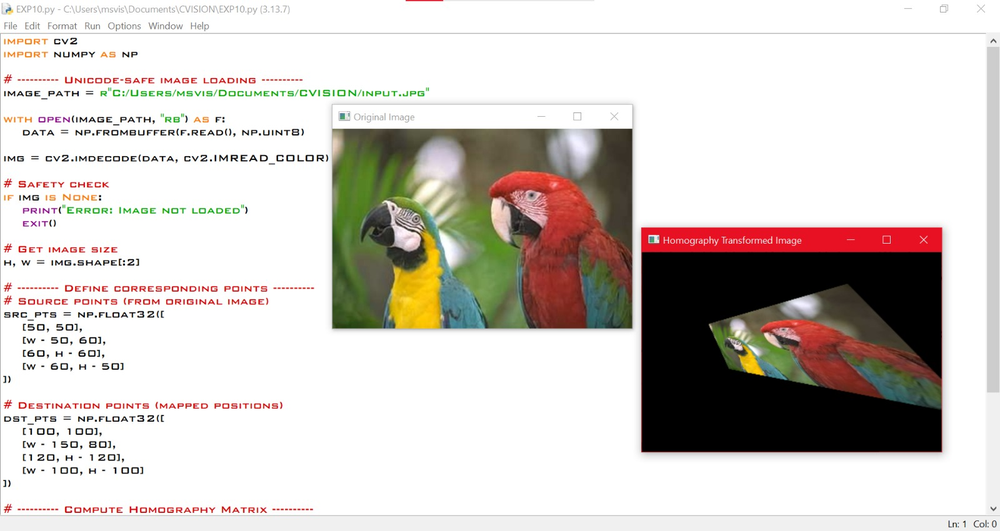
#> input picture EXP10.png, 1000 x 531 px, shrunk from 1600 x 850 before the run, given in place of Clap 2.mp4, which was not available
$ python EXP9.py
#> lines starting #> are read from the running program, lines starting #| are printed output that depends on the picture; after the words box and inside, x2 and y2 are one past the last pixel; in counts of white or black regions, pixels touching at a corner belong together; pictures that were not available may be replaced by others from this repository, and a replacement may not be noted
import cv2
import numpy as np
import matplotlib.pyplot as plt
from matplotlib.animation import FuncAnimation
from matplotlib.patches import Polygon

# ---------- Load video ----------
video_path = r"E:/VK CUTZ/Clap 2.mp4"
cap = cv2.VideoCapture(video_path)

if not cap.isOpened():
    print("Error: Cannot open video")
    exit()

# Read first frame to get dimensions
ret, frame = cap.read()
#> frame is the input picture: shape (531, 1000, 3); mean B, G, R 198.5, 203.2, 209
if not ret:
    print("Error: Cannot read frame")
    exit()

h, w = frame.shape[:2]
#> h = 531; w = 1000

# ---------- Convert first frame to RGB for Matplotlib ----------
frame_rgb = cv2.cvtColor(frame, cv2.COLOR_BGR2RGB)

# ---------- Define source points ----------
pts1 = np.float32([
    [50, 50],        # top-left
    [w - 50, 50],    # top-right
    [50, h - 50],    # bottom-left
    [w - 50, h - 50] # bottom-right
])

# ---------- Define destination points ----------
pts2 = np.float32([
    [100, 100],
    [w - 150, 80],
    [150, h - 100],
    [w - 100, h - 50]
])

# Perspective matrix
perspective_matrix = cv2.getPerspectiveTransform(pts1, pts2)

# Apply transformation to first frame
transformed = cv2.warpPerspective(frame, perspective_matrix, (w, h))
transformed_rgb = cv2.cvtColor(transformed, cv2.COLOR_BGR2RGB)

# ---------- Create Matplotlib Figure ----------
fig, axes = plt.subplots(2, 3, figsize=(16, 10))
fig.suptitle('Perspective Transformation Analysis', fontsize=16, fontweight='bold')

# Plot 1: Original Frame with Source Points
axes[0, 0].imshow(frame_rgb)
axes[0, 0].set_title('1. Original Frame with Source Points', fontsize=11, fontweight='bold')
axes[0, 0].axis('off')

# Draw source points and polygon
for i, (x, y) in enumerate(pts1):
    axes[0, 0].plot(x, y, 'ro', markersize=8, markeredgewidth=2, markeredgecolor='white')
    axes[0, 0].text(x, y-15, f'P{i+1}', color='white', fontsize=10,
                   fontweight='bold', ha='center',
                   bbox=dict(boxstyle='round', facecolor='red', alpha=0.8))

# Draw polygon connecting source points
source_poly = Polygon(pts1, closed=True, fill=False,
                     edgecolor='yellow', linewidth=2, linestyle='--', alpha=0.8)
axes[0, 0].add_patch(source_poly)

# Plot 2: Transformed Frame with Destination Points
axes[0, 1].imshow(transformed_rgb)
axes[0, 1].set_title('2. Transformed Frame with Destination Points', fontsize=11, fontweight='bold')
axes[0, 1].axis('off')

# Draw destination points and polygon
for i, (x, y) in enumerate(pts2):
    axes[0, 1].plot(x, y, 'go', markersize=8, markeredgewidth=2, markeredgecolor='white')
    axes[0, 1].text(x, y-15, f'P{i+1}\'', color='white', fontsize=10,
                   fontweight='bold', ha='center',
                   bbox=dict(boxstyle='round', facecolor='green', alpha=0.8))

# Draw polygon connecting destination points
dest_poly = Polygon(pts2, closed=True, fill=False,
                   edgecolor='cyan', linewidth=2, linestyle='--', alpha=0.8)
axes[0, 1].add_patch(dest_poly)

# Plot 3: Transformation Matrix
ax_matrix = axes[0, 2]
ax_matrix.axis('off')

matrix_info = "Perspective Transformation Matrix:\n\n"
matrix_info += f"[[{perspective_matrix[0,0]:.3f}, {perspective_matrix[0,1]:.3f}, {perspective_matrix[0,2]:.3f}],\n"
matrix_info += f" [{perspective_matrix[1,0]:.3f}, {perspective_matrix[1,1]:.3f}, {perspective_matrix[1,2]:.3f}],\n"
matrix_info += f" [{perspective_matrix[2,0]:.3f}, {perspective_matrix[2,1]:.3f}, {perspective_matrix[2,2]:.3f}]]\n\n"
matrix_info += f"Image Size: {w} × {h}\n\n"
matrix_info += f"Transformation Type:\n3×3 Homography Matrix"

ax_matrix.text(0.1, 0.5, matrix_info, transform=ax_matrix.transAxes,
               fontsize=10, fontfamily='monospace',
               verticalalignment='center',
               bbox=dict(boxstyle='round', facecolor='lightblue', alpha=0.8))

# Plot 4: Side-by-Side Comparison
axes[1, 0].imshow(frame_rgb)
axes[1, 0].set_title('Original', fontsize=11)
axes[1, 0].axis('off')
axes[1, 0].text(0.5, 0.02, f'Corners: {[(int(p[0]), int(p[1])) for p in pts1]}',
                transform=axes[1, 0].transAxes, ha='center', fontsize=9,
                bbox=dict(boxstyle='round', facecolor='white', alpha=0.8))

axes[1, 1].imshow(transformed_rgb)
axes[1, 1].set_title('Transformed', fontsize=11)
axes[1, 1].axis('off')
axes[1, 1].text(0.5, 0.02, f'Corners: {[(int(p[0]), int(p[1])) for p in pts2]}',
                transform=axes[1, 1].transAxes, ha='center', fontsize=9,
                bbox=dict(boxstyle='round', facecolor='white', alpha=0.8))

# Plot 5: Grid Visualization
# Create a grid on original image
grid_size = 10
grid_original = frame_rgb.copy()
grid_transformed = transformed_rgb.copy()

# Draw grid on original
for i in range(0, w, w//grid_size):
    cv2.line(grid_original, (i, 0), (i, h), (255, 0, 0), 1)
#> grid_original: shape (531, 1000, 3); mean R, G, B 209.5, 201.2, 196.6
for j in range(0, h, h//grid_size):
    cv2.line(grid_original, (0, j), (w, j), (255, 0, 0), 1)
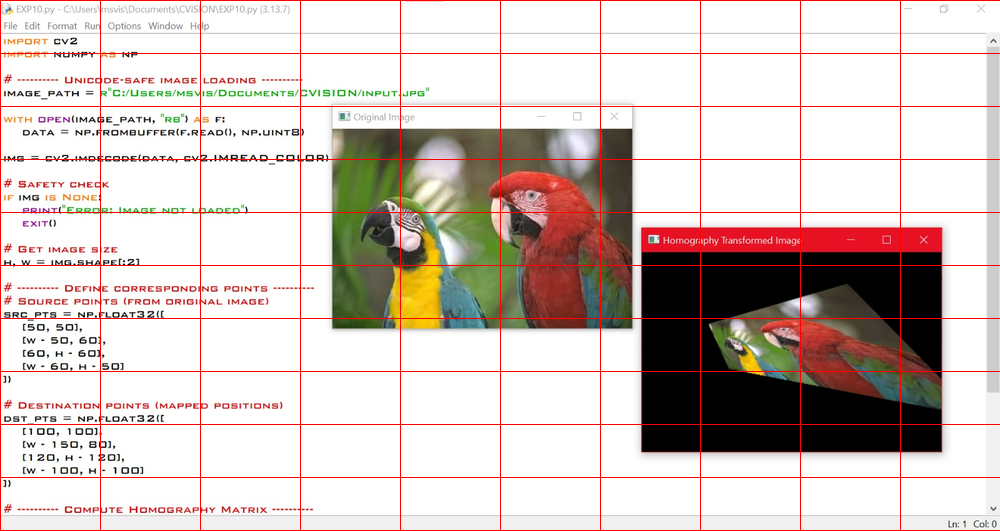
#> grid_original: shape (531, 1000, 3); mean R, G, B 210.5, 196.9, 192.5

# Draw grid on transformed
for i in range(0, w, w//grid_size):
    cv2.line(grid_transformed, (i, 0), (i, h), (0, 255, 0), 1)
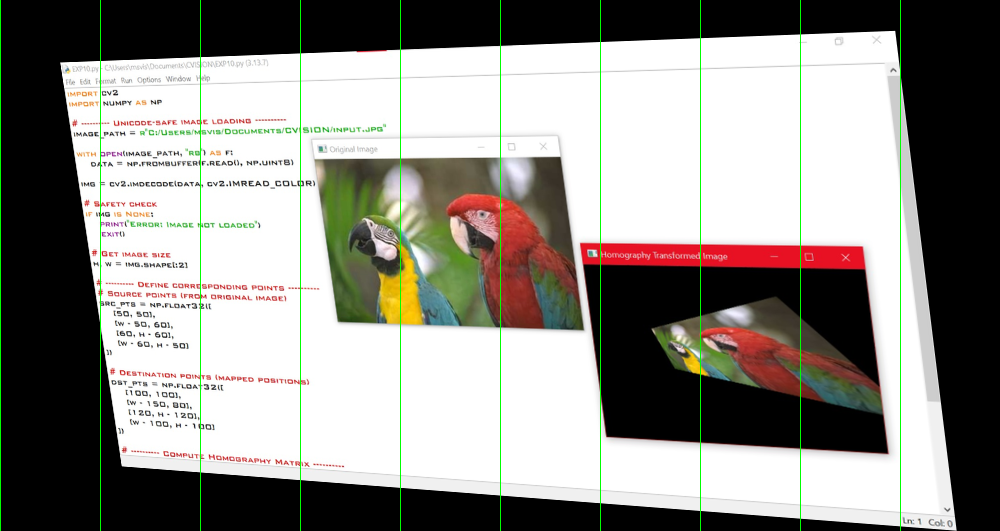
#> grid_transformed: shape (531, 1000, 3); mean R, G, B 144, 142.1, 136.5
for j in range(0, h, h//grid_size):
    cv2.line(grid_transformed, (0, j), (w, j), (0, 255, 0), 1)
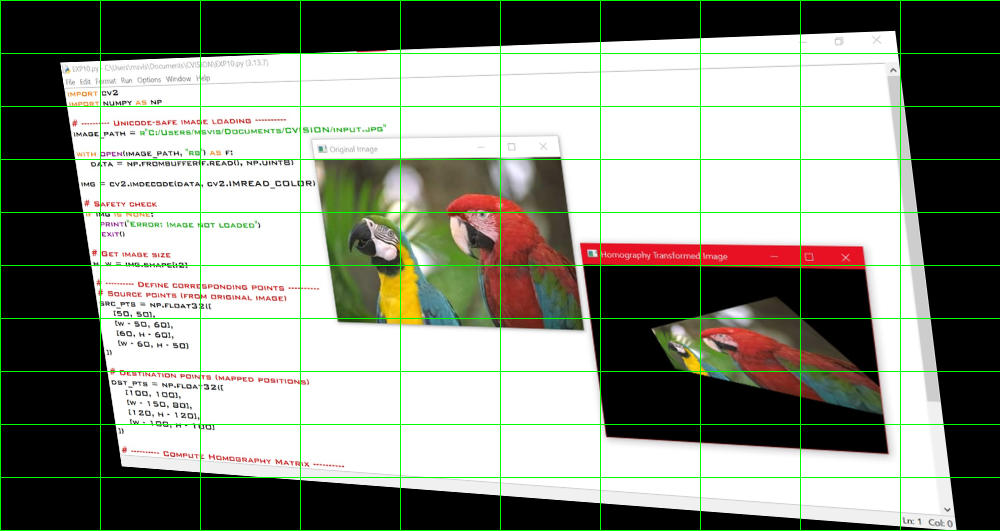
#> grid_transformed: shape (531, 1000, 3); 2.05% of pixels changed, all inside (x1, y1, x2, y2) = (1, 0, 1000, 531)

axes[1, 2].imshow(grid_original)
axes[1, 2].set_title('Grid Visualization (Blue = Original)', fontsize=11)
axes[1, 2].axis('off')

plt.tight_layout(rect=[0, 0.03, 1, 0.95])

# ---------- Figure 2: Point Correspondence Visualization ----------
fig2, (ax1, ax2) = plt.subplots(1, 2, figsize=(14, 7))

# Point correspondence plot
ax1.imshow(frame_rgb)
for i, (x, y) in enumerate(pts1):
    ax1.plot(x, y, 'ro', markersize=10, markeredgewidth=2, markeredgecolor='white')
    ax1.text(x, y-20, f'({int(x)}, {int(y)})', color='white', fontsize=9,
            fontweight='bold', ha='center',
            bbox=dict(boxstyle='round', facecolor='red', alpha=0.8))

# Draw arrows showing transformation
colors = ['yellow', 'cyan', 'magenta', 'orange']
for i, ((x1, y1), (x2, y2), color) in enumerate(zip(pts1, pts2, colors)):
    # Draw arrow from source to destination (scaled for visualization)
    ax1.arrow(x1, y1, (x2 - x1)*0.8, (y2 - y1)*0.8,
             head_width=15, head_length=20, fc=color, ec=color, alpha=0.7)
    ax1.text((x1 + x2)/2, (y1 + y2)/2, f'→ P{i+1}\'', color=color, fontsize=9,
            fontweight='bold', ha='center')

ax1.set_title('Point Correspondences with Transformation Vectors', fontsize=12, fontweight='bold')
ax1.axis('off')

# Warp visualization
ax2.imshow(transformed_rgb)
for i, (x, y) in enumerate(pts2):
    ax2.plot(x, y, 'go', markersize=10, markeredgewidth=2, markeredgecolor='white')
    ax2.text(x, y-20, f'({int(x)}, {int(y)})', color='white', fontsize=9,
            fontweight='bold', ha='center',
            bbox=dict(boxstyle='round', facecolor='green', alpha=0.8))

ax2.set_title('Transformed Points', fontsize=12, fontweight='bold')
ax2.axis('off')

plt.suptitle('Perspective Transformation: Point Mapping', fontsize=14, fontweight='bold')
plt.tight_layout()

# ---------- Figure 3: Grid Warping Visualization ----------
fig3, axes3 = plt.subplots(1, 3, figsize=(15, 5))

# Create a more detailed grid
grid_detailed = np.zeros((h, w, 3), dtype=np.uint8)
grid_detailed[:] = frame_rgb

# Draw dense grid
grid_spacing = 50
for i in range(0, w, grid_spacing):
    cv2.line(grid_detailed, (i, 0), (i, h), (0, 255, 255), 2)  # Cyan vertical lines
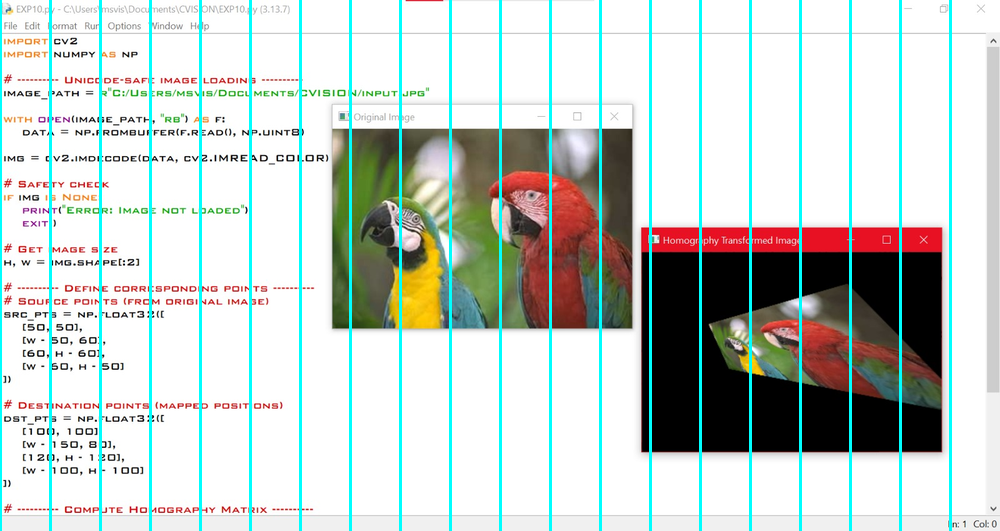
#> grid_detailed: shape (531, 1000, 3); mean R, G, B 196.7, 206.2, 201.8
for j in range(0, h, grid_spacing):
    cv2.line(grid_detailed, (0, j), (w, j), (0, 255, 255), 2)  # Cyan horizontal lines
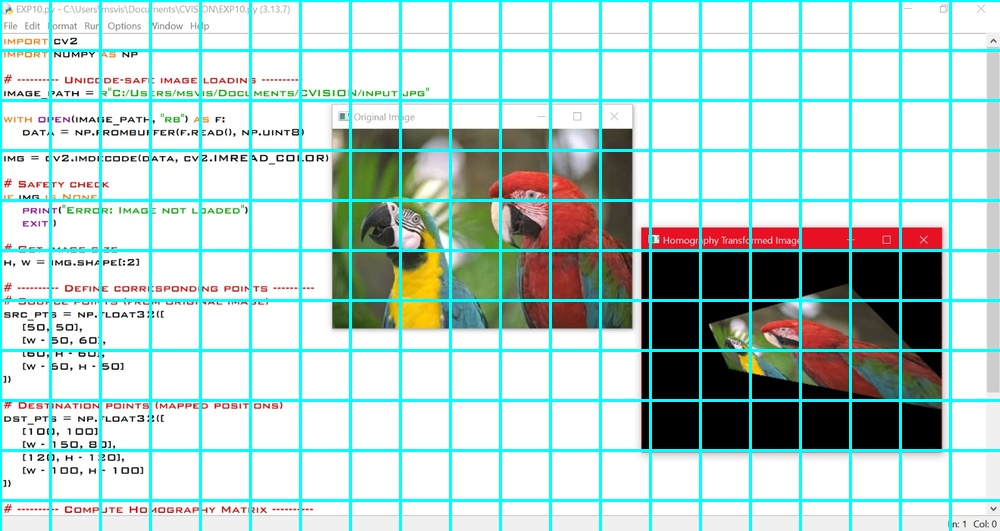
#> grid_detailed: shape (531, 1000, 3); 5.67% of pixels changed, all inside (x1, y1, x2, y2) = (2, 0, 1000, 502)

# Warp the grid
grid_warped = cv2.warpPerspective(grid_detailed, perspective_matrix, (w, h))

# Original grid
axes3[0].imshow(grid_detailed)
axes3[0].set_title('Original Grid', fontsize=11)
axes3[0].axis('off')

# Warped grid
axes3[1].imshow(grid_warped)
axes3[1].set_title('Warped Grid', fontsize=11)
axes3[1].axis('off')

# Difference
difference = cv2.absdiff(grid_detailed, grid_warped)
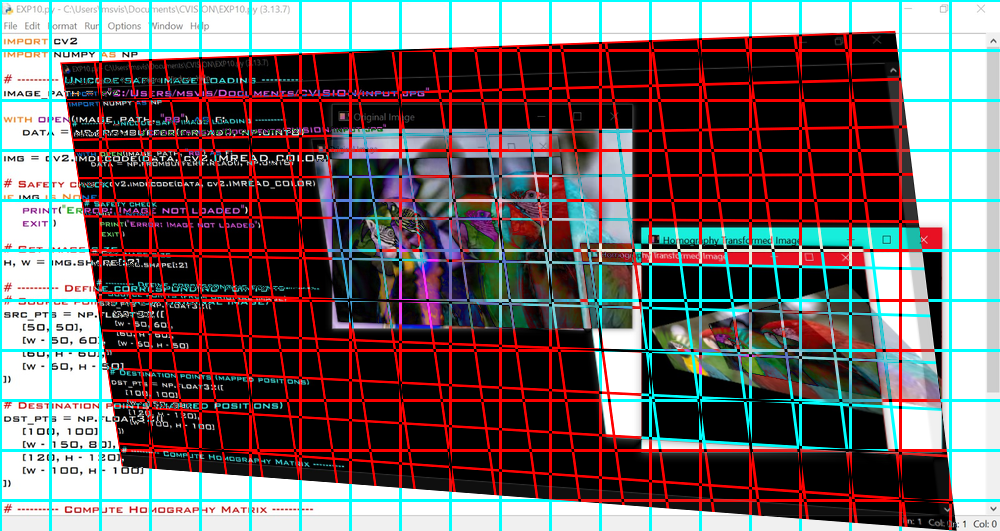
#> difference: shape (531, 1000, 3); mean R, G, B 111.5, 99.4, 100.5
axes3[2].imshow(difference)
axes3[2].set_title('Warping Difference', fontsize=11)
axes3[2].axis('off')

plt.suptitle('Grid Warping Visualization', fontsize=14, fontweight='bold')
plt.tight_layout()

# ---------- Reset video for processing ----------
cap.set(cv2.CAP_PROP_POS_FRAMES, 0)

# ---------- Process video for animation ----------
print("=" * 70)
print("PERSPECTIVE TRANSFORMATION ANALYSIS")
print("=" * 70)
print(f"Video dimensions: {w} × {h}")
#| Video dimensions: 1000 × 531
print(f"\nSource points (original corners):")
for i, (x, y) in enumerate(pts1):
    print(f"  P{i+1}: ({int(x)}, {int(y)})")
print(f"\nDestination points (transformed corners):")
for i, (x, y) in enumerate(pts2):
    print(f"  P{i+1}': ({int(x)}, {int(y)})")
print(f"\nTransformation matrix computed successfully")
print("=" * 70)

# ---------- Create animation function ----------
def update_frame(frame_num):
    cap.set(cv2.CAP_PROP_POS_FRAMES, frame_num)
    ret, frame = cap.read()
    if not ret:
        return

    # Apply transformation
    transformed = cv2.warpPerspective(frame, perspective_matrix, (w, h))
    transformed_rgb = cv2.cvtColor(transformed, cv2.COLOR_BGR2RGB)

    # Update plots
    ax_orig.imshow(cv2.cvtColor(frame, cv2.COLOR_BGR2RGB))
    ax_trans.imshow(transformed_rgb)

    ax_orig.set_title(f'Original Frame {frame_num}', fontsize=10)
    ax_trans.set_title(f'Transformed Frame {frame_num}', fontsize=10)

    plt.draw()

# ---------- Create animation figure ----------
fig_anim, (ax_orig, ax_trans) = plt.subplots(1, 2, figsize=(12, 6))
fig_anim.suptitle('Perspective Transformation Animation', fontsize=14, fontweight='bold')

# Get total frames for animation
total_frames = int(cap.get(cv2.CAP_PROP_FRAME_COUNT))
#> total_frames = 1
print(f"\nTotal frames in video: {total_frames}")
#| Total frames in video: 1
print("Close the animation window to continue...")

# Reset to first frame
cap.set(cv2.CAP_PROP_POS_FRAMES, 0)

# Create animation
ani = FuncAnimation(fig_anim, update_frame, frames=min(50, total_frames),
                   interval=100, repeat=True)

plt.tight_layout()

# Show all figures
plt.show()
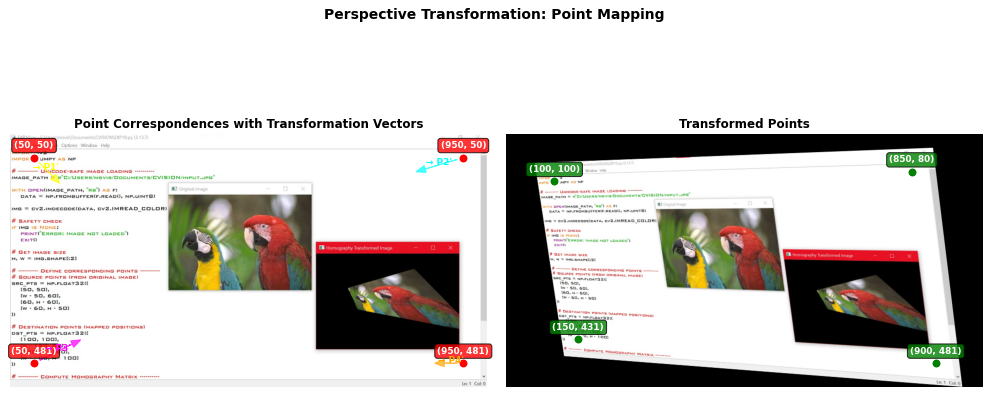
#> figure drawn by matplotlib, 2 panels

# Release video capture
cap.release()

# ---------- Save the results ----------
fig.savefig('perspective_transform_analysis.png', dpi=150, bbox_inches='tight')
fig2.savefig('perspective_point_correspondence.png', dpi=150, bbox_inches='tight')
fig3.savefig('perspective_grid_warping.png', dpi=150, bbox_inches='tight')

print("\nResults saved as:")
print("1. 'perspective_transform_analysis.png' - Transformation analysis")
print("2. 'perspective_point_correspondence.png' - Point mapping")
print("3. 'perspective_grid_warping.png' - Grid warping")

$ run again, on EXP12.png
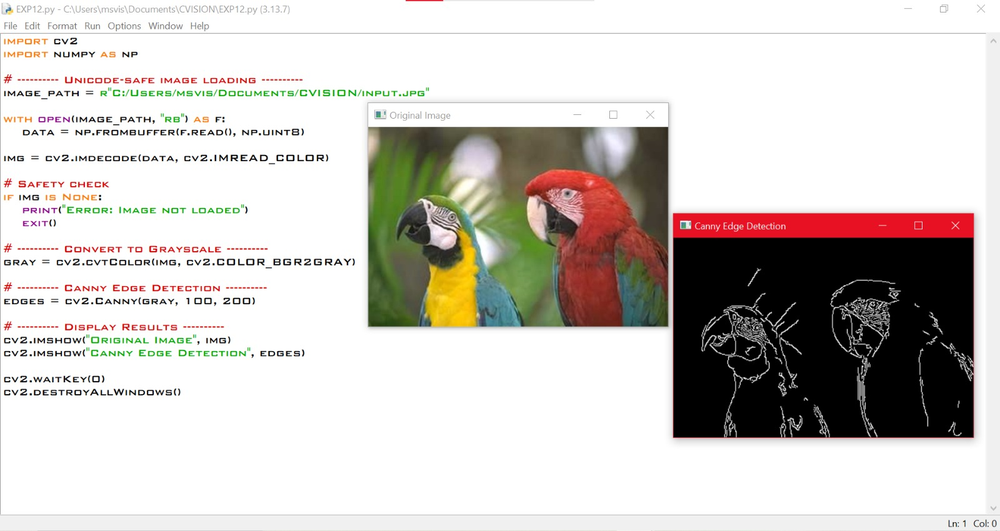
#> input picture EXP12.png, 1000 x 531 px, shrunk from 1600 x 850 before the run, given in place of Clap 2.mp4, which was not available
#> frame is the input picture: shape (531, 1000, 3); mean B, G, R 198.2, 202.4, 207
#> after the loop `for j in range(0, h, h//grid_size):`:
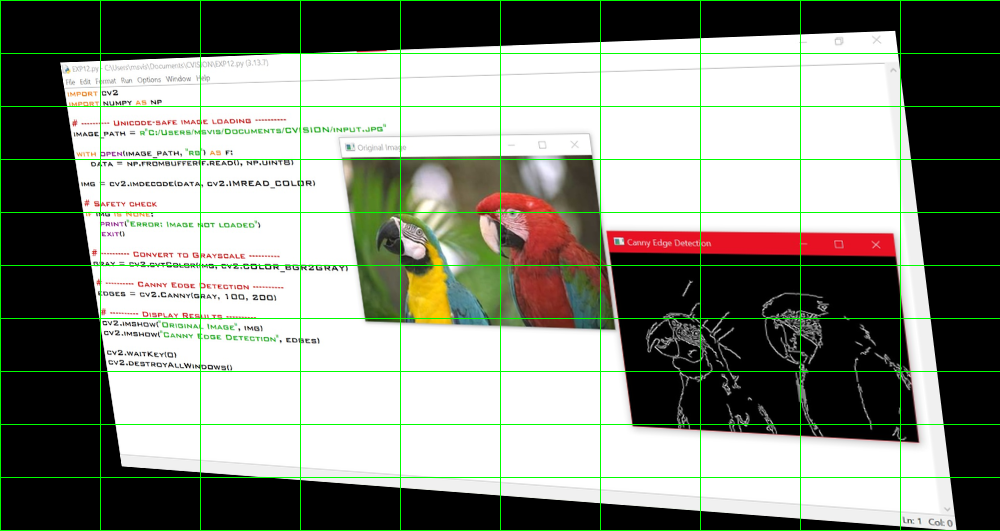
#> grid_transformed: shape (531, 1000, 3); mean R, G, B 139.1, 143.2, 132.8
#| Video dimensions: 1000 × 531
#> total_frames = 1
#| Total frames in video: 1
#> `plt.show()`:
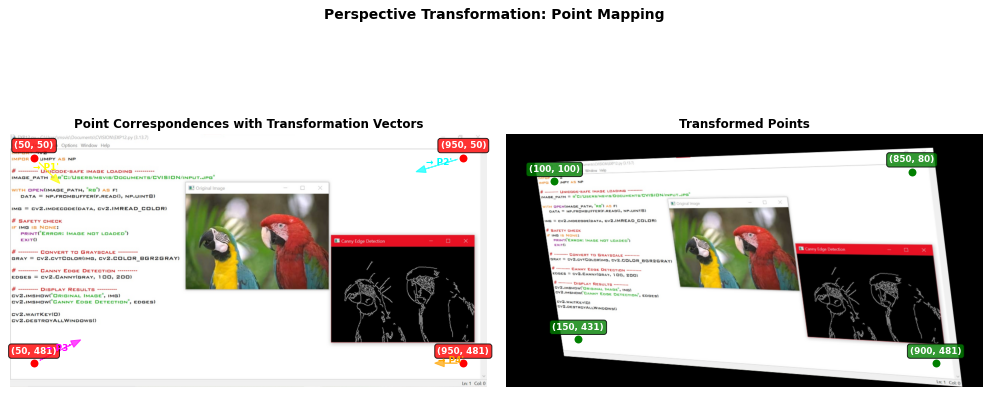
#> figure drawn by matplotlib, 2 panels
